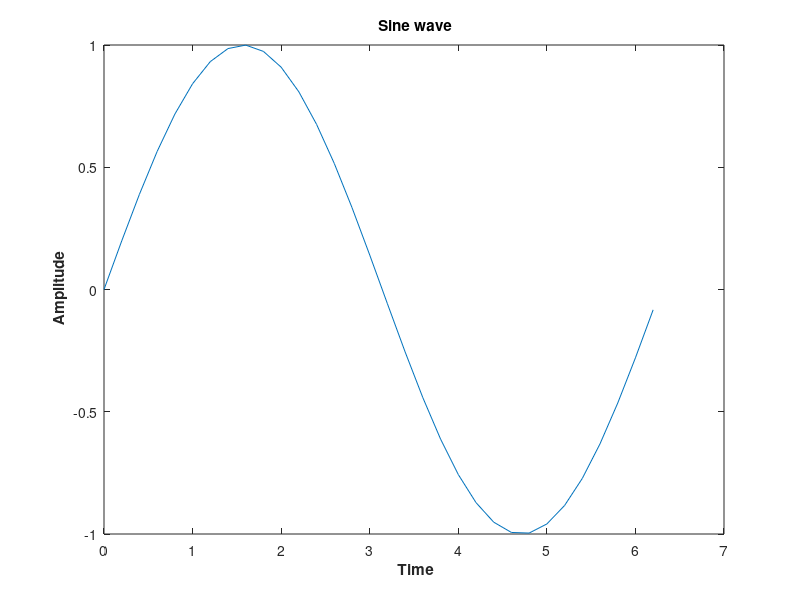
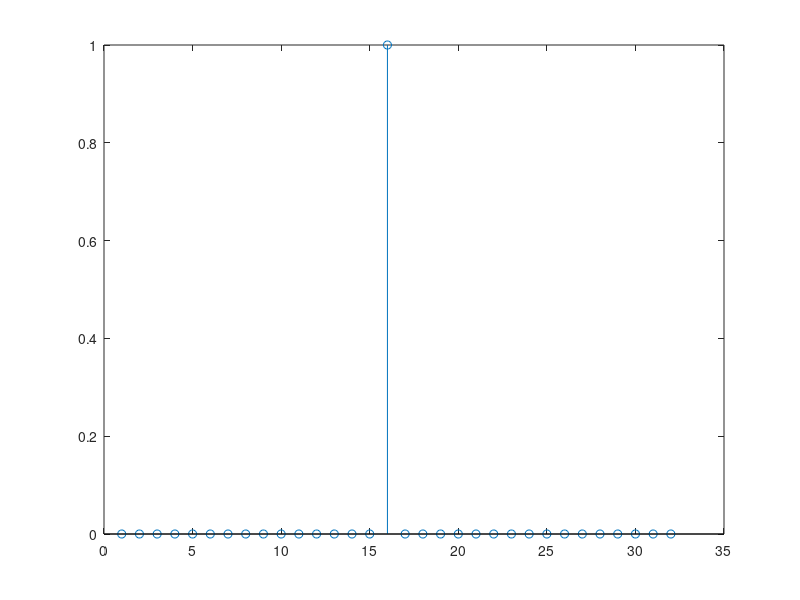
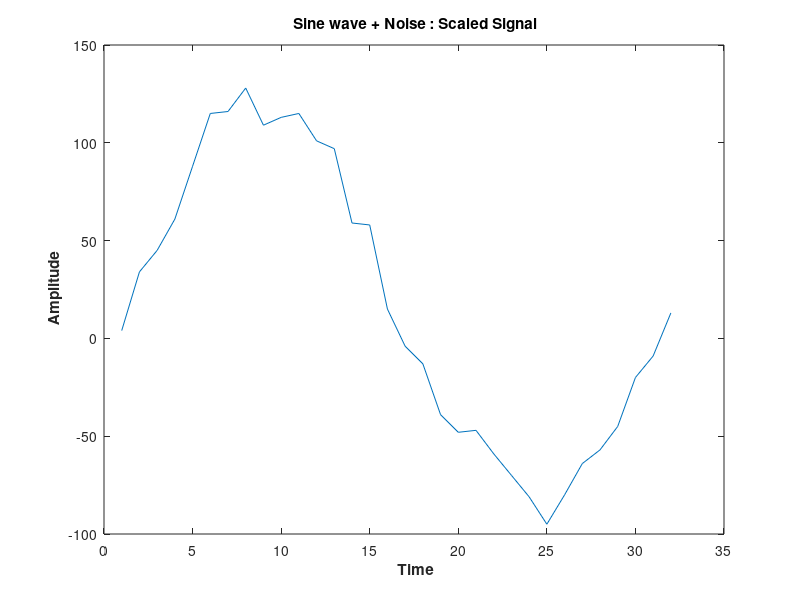

MATLAB code to generate these figures, in order:
% Generate a sine wave
close all; clear all;
fs = 5;
Amp = 1;
t = 0:1/fs:2*pi; % time vector
sine_wave = Amp*sin(t);
figure();
plot(t, sine_wave);
xlabel('\bf Time');
ylabel('\bf Amplitude');
title('\bf Sine wave');


% Add a noise
a = 0.3; % upper limit
b = 0; % lower limit
noise = (b-a).*rand(length(sine_wave),1) + a; noise = noise';
sine_noise = (sine_wave + noise);
sine_norm = sine_noise / max(abs(sine_noise));
figure();plot(1:length(sine_norm), sine_norm);
xlabel('\bf Time');
ylabel('\bf Amplitude');
title('\bf Sine wave + Noise');

% Impulse 
impulse = [zeros(1,15), 1, zeros(1,16)];
stem(impulse)


% Convert from real to integers
total_wordlength = 16;
scaling = 7;
sine_noise_integers = round(sine_norm.*(2^scaling));
figure();plot(1:length(sine_noise_integers), sine_noise_integers);
xlabel('\bf Time');
ylabel('\bf Amplitude');
title('\bf Sine wave + Noise : Scaled Signal');


% Convert from integers to binary
sine_noise_in_binary_signed = dec2bin(mod((impulse),2^total_wordlength),total_wordlength);
yy = cellstr(sine_noise_in_binary_signed);
fid = fopen('Noised.data', 'wt');
fprintf(fid, '%8s \n', yy{:});
disp('text file for signal finished');
